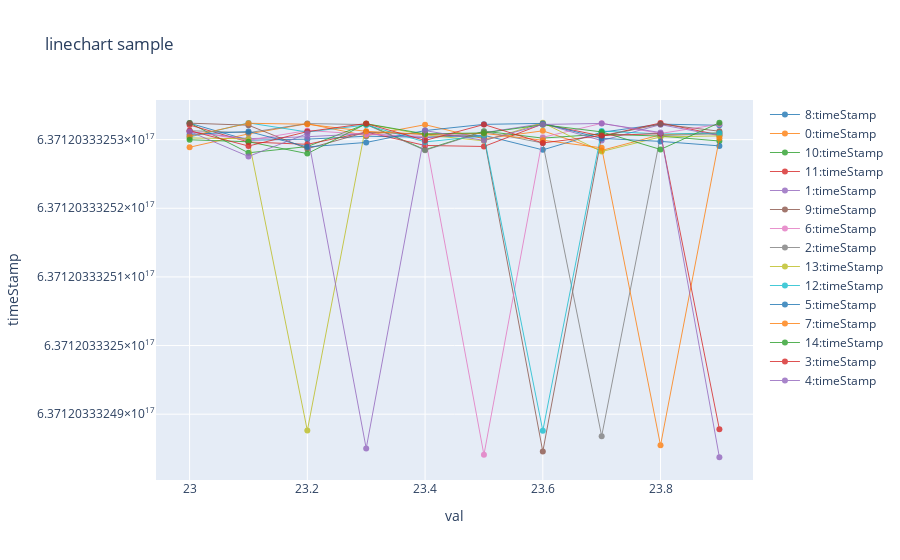

Source (notebook cell):
### Code cell
%%kql

let start = ago(20h);
let end = now();
let t1 = MeasuresT1 | where timeStamp between (start .. end);
let t3 = MeasuresT3 | where timeStamp between (start .. end);
let t4 = MeasuresT4 | where timeStamp between (start .. end);
t1
| join t3 on $left.URI == $right.URI
| join t4 on $left.URI == $right.URI
| take 10000
| project timeStamp, id,  val
| render linechart title="linechart sample"
